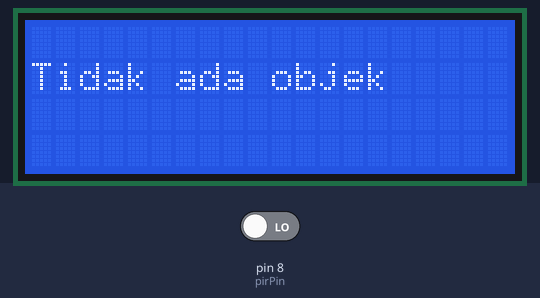
Recording of a sketch running on a simulated Arduino Uno, built with avr-gcc and run on an emulated ATmega328P. Parts: 20×4 character LCD. Inputs (shaded band) come from the test bench; at power-on: pin 8 (pirPin) LOW.

Above: at 1.2 s.
1.3 s: pin 8 (pirPin) driven HIGH
At 2.6 s:
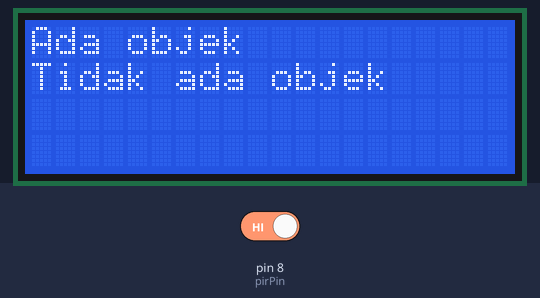
Timing chart, 0 to 4.3 s (numbered marks = the images above; inputs shaded):
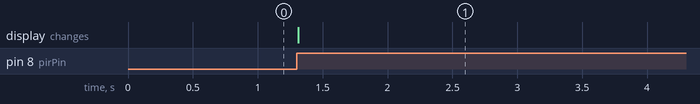

Measured:
- after the input at 1.3 s, the display: changes at once (image 1)

The sketch:

sensor-pir.ino
```cpp
#include <Wire.h>
#include <LiquidCrystal_I2C.h>

LiquidCrystal_I2C lcd(0x27, 20, 4);

int pirPin = 8;
int pirStat = 0;

void setup() {
  lcd.init();
  lcd.backlight();
}

void loop() {
  pirStat = digitalRead(pirPin);

  if (pirStat == HIGH) {
    lcd.setCursor(0, 0);
    lcd.print("Ada objek");
  } else {
    lcd.setCursor(0, 1);
    lcd.print("Tidak ada objek");
  }
}
```
